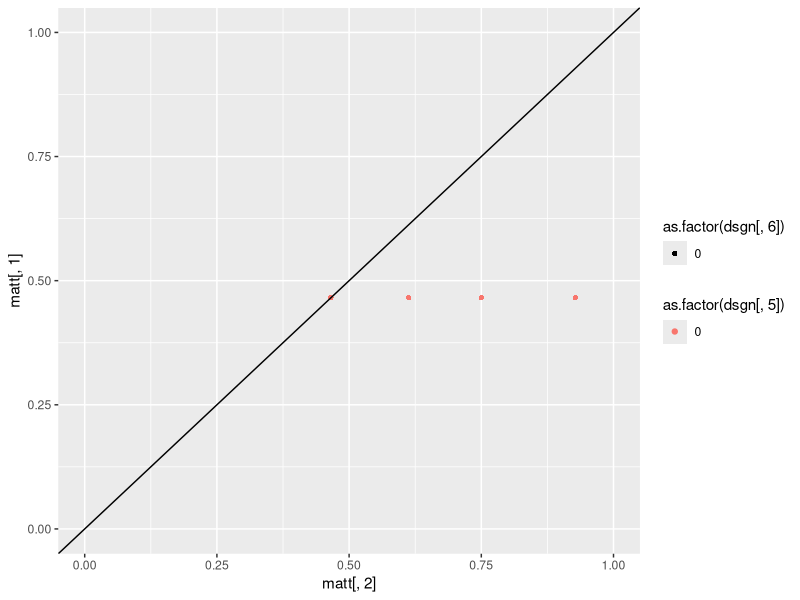
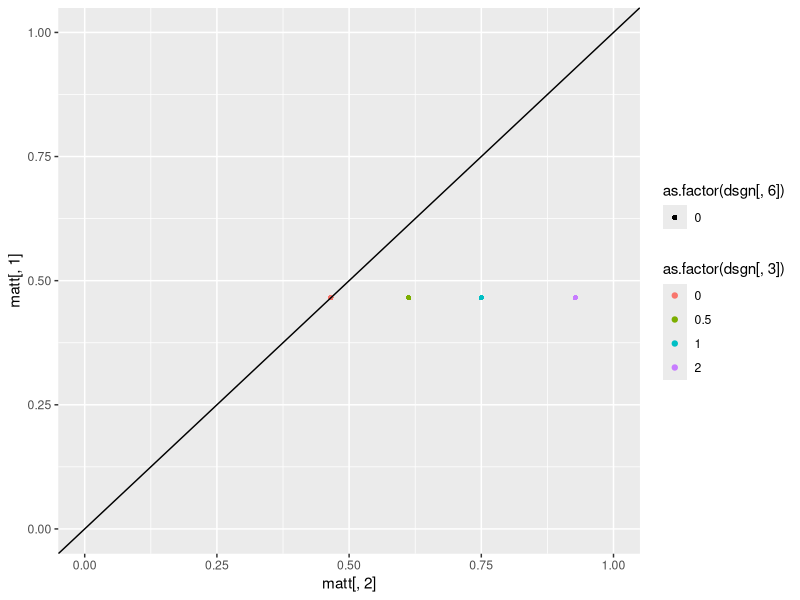

The R source for these figures, in order: (Note: this script raises an error after producing the figures.)
####
# This code sets determines how different parameter settings influence diff= P(y2=1|X1=X2=1)-P(y2=1|X1=X2=0)
#
#
######################################################################## Design of experiment
lvls <- list(NA)

fixlev<-c(0,0.5)  # levels for not interesting parameters
#seqlev<-round(seq(0,4,0.3333),3)  # levels for  interesting parameters
seqlev<-c(0,1,2,3,4) # levels for  interesting parameters

lvls[[1]] <- 0

lvls[[2]] <- c(0,1,4,10)

lvls[[3]] <- c(0,0.5,1,2)

lvls[[4]] <- 0 

lvls[[5]] <- 0

lvls[[6]] <-0

lvls[[7]] <- 0

lvls[[8]] <- c(0)

lvls[[9]] <- c(0)

lvls[[10]] <- c(0)

lvls[[11]] <- c(0.5,1,5)

interceptc<-(0)  # intercept for C1 and C2
intercepty<-(-1)   # intercept for Y1 and Y2
intercepth<-(-1)  #intercept for H
interceptz<-0.5
interceptx<-0.5

### factorial design
dsgn <- as.matrix(expand.grid(lvls[[1]], lvls[[2]], lvls[[3]], lvls[[4]], lvls[[5]], lvls[[6]], lvls[[7]], lvls[[8]], lvls[[9]], lvls[[10]], lvls[[11]]))
dim(dsgn)

######################################################################## CALCULATE TRUE VALUES OF diff
				matt <- matrix(0, dim(dsgn)[1], 2)

for (i in c(1:dim(dsgn)[1])) {
truetheta11 <- 0
kk <- 1
individual <- matrix(0, 8, 8)

 myH<-0
 myZ<-0
 myX1<-1
 myX2<-1
    for (c2i in 0:1) {
        for (y1i in 0:1) {
            for (c1i in 0:1) {
                individual[kk, 1:3] <- c(y1i, c1i, c2i)
 
                # P(C1=1 or =0)
                pc1<-1/(1+exp(-(interceptc )))
                aa <- (as.numeric(c1i == 1) * (pc1) + as.numeric(c1i == 0) * (1-pc1))

                # P(Y1=1 or =0|C1,X1)
                py1<-1/(1+exp(-(intercepty + dsgn[i, 5]*c1i + dsgn[i, 3]*myX1 + dsgn[i, 8]*myH)))
                bb <- as.numeric(y1i == 1) * (py1) + as.numeric(y1i == 0) * (1 - py1)

                # P(C2=1 or =0|C1,X1)
                pc2<-(1/(1+exp(-(interceptc + dsgn[i, 4]*c1i + dsgn[i, 6]*myX1))))
                cc <- as.numeric(c2i == 1) * (pc2)  + as.numeric(c2i == 0)*(1-pc2)
                
                # P(Y2=1|C2,X2,Y1)
                dd <- (as.numeric(y1i == 1) * 1 + as.numeric(y1i == 0) * ( (1/(1+exp(-(intercepty+dsgn[i, 9]*myZ + dsgn[i, 5]*c2i + dsgn[i, 3]*myX2 + dsgn[i, 8]*myH)))) ))                

                individual[kk, 5:8] <- c(aa, bb, cc, dd)
		
                # Product
                individual[kk, 4] <- aa * bb * cc * dd
                truetheta11 <- truetheta11 + individual[kk, 4]   

                kk <- kk + 1
            }
        }
    }
    
    
    
    truetheta00<- 0
    kk <- 1
    individual <- matrix(0, 8, 8)
    myH<-0
    myZ<-0
    myX1<-0
    myX2<-0

    for (c2i in 0:1) {
        for (y1i in 0:1) {
            for (c1i in 0:1) {
                individual[kk, 1:3] <- c(y1i, c1i, c2i)
 
                # P(C1=1 or =0)
                pc1<-1/(1+exp(-(interceptc )))
                aa <- (as.numeric(c1i == 1) * (pc1) + as.numeric(c1i == 0) * (1-pc1))

                # P(Y1=1 or =0|C1,X1)
                py1<-1/(1+exp(-(intercepty + dsgn[i, 5]*c1i + dsgn[i, 3]*myX1 + dsgn[i, 8]*myH)))
                bb <- as.numeric(y1i == 1) * (py1) + as.numeric(y1i == 0) * (1 - py1)

                # P(C2=1 or =0|C1,X1)
                pc2<-(1/(1+exp(-(interceptc + dsgn[i, 4]*c1i + dsgn[i, 6]*myX1))))
                cc <- as.numeric(c2i == 1) * (pc2)  + as.numeric(c2i == 0)*(1-pc2)
                
                # P(Y2=1|C2,X2,Y1)
                dd <- (as.numeric(y1i == 1) * 1 + as.numeric(y1i == 0) * ( (1/(1+exp(-(intercepty+dsgn[i, 9]*myZ + dsgn[i, 5]*c2i + dsgn[i, 3]*myX2 + dsgn[i, 8]*myH)))) ))                

                individual[kk, 5:8] <- c(aa, bb, cc, dd)
            

                # Product
                individual[kk, 4] <- aa * bb * cc * dd
                truetheta00 <- truetheta00 + individual[kk, 4]
                
                kk <- kk + 1
            }
        }
    }
  
    matt[i, ] <- c(truetheta00, truetheta11)
    print(i/dim(dsgn)[1])
}
######################################################################## 

library(ggplot2)
# Marginal probabilities of y2:
colMeans(matt)

diff<-round(matt[,2]-matt[,1],5)
summary(diff)

plot1<-qplot(matt[,2],matt[,1],  color=as.factor(dsgn[,5]), shape=as.factor(dsgn[,6]), ylim=c(0,1), xlim=c(0,1))+geom_abline(slope=1,intercept=0)
plot2<-qplot(matt[,2],matt[,1],  color=as.factor(dsgn[,3]), shape=as.factor(dsgn[,6]), ylim=c(0,1), xlim=c(0,1))+geom_abline(slope=1,intercept=0)
grid.arrange(plot1, plot2, ncol=1)

# Plots of interest:

#Theta3 has noticiable effect
qplot(dsgn[,3]+(dsgn[,6])/20, diff,  color=as.factor(dsgn[,5]), shape=as.factor(dsgn[,4]))

# Theta5 and Theta6 also have effect
qplot(dsgn[,5]+(dsgn[,6])/20, diff,  color=as.factor(dsgn[,3]), shape=as.factor(dsgn[,4]))
qplot(dsgn[,6]+(dsgn[,5])/20, diff,  color=as.factor(dsgn[,3]), shape=as.factor(dsgn[,4]))

######################################################################
mod1<-glm(diff~dsgn[,c(1:7,11)] + .*.*.,data=data.frame(dsgn[,c(1:7,11)]), family="binomial")
summary(mod1)
summary(mod1)$coefficients[summary(mod1)$coefficients[,4]<0.99,]


######################################################################## 






######################################################################## 
ppp <- 1
est <- matrix(0, dim(dsgn)[1], 2)
kkk <- 1
result <- matrix(0, dim(dsgn)[1], 2)
numsim <- 50  ### number of datasets generated under each scenario
Bayesresult <- matrix(0, dim(dsgn)[1] * numsim, 9)
n <- 200  ### size of each dataset
set.seed(13)  ### for reproducibility
seedlist <- sample(1:250000, size = numsim)
savecor<-matrix(0,numsim*dim(dsgn)[1],5)

######################################################################## 
simdatasum<-matrix(0,dim(dsgn)[1],8)
colnames(simdatasum)<-c( "H",     "Z",    "C1",    "X1",    "C2",    "Y1",    "X2",    "Y2") 


for (i in c(1:dim(dsgn)[1])) {
    ### loop over datasets
    for (j in 1:numsim) {
        print(c(i, j))
        
#        set.seed(seedlist[j])

        H <- rbinom(n, size = 1, prob = (1/(1+exp(-(intercepth)))) )
        Z<-rbinom(n, 1, (1/(1+exp(-(interceptz + dsgn[i, 10]*H)))) )
        C1 <- rbinom(n, size = 1, prob = (1/(1+exp(-(interceptc)))) )
        X1<- rbinom(n, 1, (1/(1+exp(-(interceptx + dsgn[i, 1]*C1 + dsgn[i, 2]*H)))) ) 
        C2 <-rbinom(n, 1, (1/(1+exp(-(interceptc + dsgn[i, 4]*C1 + dsgn[i, 6]*X1)))) )         
        Y1 <-rbinom(n, 1, (1/(1+exp(-(intercepty + dsgn[i, 5]*C1 + dsgn[i, 3]*X1 + dsgn[i, 8]*H)))) ) 
        X2 <-rbinom(n, 1, (1/(1+exp(-(interceptx + dsgn[i, 1]*C2  + dsgn[i, 2]*H + dsgn[i, 7]*Y1 + dsgn[i, 9]*Z + dsgn[i, 11]*X1)))) )
        Y2 <- rep(1, n)  
        Y2[Y1 == 0]<-rbinom(length(Y2[Y1 == 0]), 1, (1/(1+exp(-(intercepty + dsgn[i, 9]*Z + dsgn[i, 5]*C2 + dsgn[i, 3]*X2 + dsgn[i, 8]*H)))) )     
        simdata <- data.frame(H,Z,C1,X1,C2,Y1,X2,Y2)
simdatasum[i,]<-colMeans(simdata)
        print(colMeans(simdata))
print("correlation")
savecor[kkk,]<-c(i,j,dsgn[i, 2],dsgn[i, 3],cor(simdata$Y2,simdata$H))
######################################################################## 
# ## BAYESIAN APPROACH WITHOUT Y1 (uniform priors):
        HprobB <- function(h, nm = 1) {
            ss <- sum(simdata$H)
            nn <- length(simdata$H)
            pp <- (rbeta(nm, (ss + 1), (nn - ss + 1)))
            if (h == 0) {
                return(1 - as.numeric(pp))
            }
            if (h == 1) {
                return(as.numeric(pp))
            }
        }
        
        
        C1probB <- function(h, c1, nm = 1) {
            ss <- sum(simdata$C1[simdata$H == h])
            nn <- length(simdata$C1[simdata$H == h])
            pp <- (rbeta(nm, (ss + 1), (nn - ss + 1)))
            if (c1 == 0) {
                return(1 - as.numeric(pp))
            }
            if (c1 == 1) {
                return(as.numeric(pp))
            }
        }
        
        C2probB <- function(h, c2, c1, x1, nm = 1) {
            ss <- sum(simdata$C2[simdata$H == h & simdata$C1 == c1 & simdata$X1 == x1])
            nn <- length(simdata$C2[simdata$H == h & simdata$C1 == c1 & simdata$X1 == x1])
            pp <- (rbeta(nm, (ss + 1), (nn - ss + 1)))
            if (c2 == 0) {
                return(1 - as.numeric(pp))
            }
            if (c2 == 1) {
                return(as.numeric(pp))
            }
        }
        
        Y2probB <- function(h, y2, c1, c2, x1, x2, nm = 1) {
            ss <- sum(simdata$Y2[simdata$H == h & simdata$C2 == c2 & simdata$X2 == x2 & simdata$C1 == c1 & simdata$X1 == x1])
            nn <- length(simdata$Y2[simdata$H == h & simdata$C2 == c2 & simdata$X2 == x2 & simdata$C1 == c1 & 
                simdata$X1 == x1])
            pp <- (rbeta(nm, (ss + 1), (nn - ss + 1)))
            if (y2 == 0) {
                return(1 - as.numeric(pp))
            }
            if (y2 == 1) {
                return(as.numeric(pp))
            }
        }
        
        
        nB <- 500
        sumtheta11B <- 0
        sumtheta00B <- 0
        for (c2i in 0:1) {
            for (c1i in 0:1) {
                for (hi in 0:1) {
                  
                  sumtheta11B <- sumtheta11B + HprobB(h = hi, nB) * C1probB(h = hi, c1 = c1i, nm = nB) * 
                  C2probB(h = hi,   c2 = c2i, c1 = c1i, x1 = 1, nm = nB) * 
                  Y2probB(h = hi, y2 = 1, c1 = c1i, c2 = c2i, x1 = 1,  x2 = 1, nm = nB)
                  
                  sumtheta00B <- sumtheta00B + HprobB(h = hi, nB) * C1probB(h = hi, c1 = c1i, nm = nB) * C2probB(h = hi, 
                    c2 = c2i, c1 = c1i, x1 = 0, nm = nB) * Y2probB(h = hi, y2 = 1, c1 = c1i, c2 = c2i, x1 = 0, 
                    x2 = 0, nm = nB)
                  
                }
            }
        }
        
        sumtheta00Bvec <- sumtheta00B
        sumtheta11Bvec <- sumtheta11B


########################

# ################################################################
# ## BAYESIAN APPROACH WITH Y1 (uniform priors):

C1probB<-function(c1,nm=1){
ss<-sum(simdata$C1)
nn<-length(simdata$C1)
pp<-(rbeta(nm,(ss+1),(nn-ss+1)))
if(c1==0){return(1-as.numeric(pp))}
if(c1==1){return(as.numeric(pp))}}

Y1probB<-function(y1,c1,x1,nm=1){
ss<-sum(simdata$Y1[simdata$X1==x1 & simdata$C1==c1])
nn<-length(simdata$Y1[simdata$X1==x1 & simdata$C1==c1])
pp<-(rbeta(nm,(ss+1),(nn-ss+1)))
if(y1==0){return(1-as.numeric(pp))}
if(y1==1){return(as.numeric(pp))}}

C2probB<-function(c2,c1,x1,nm=1){
ss<-sum(simdata$C2[simdata$C1==c1 & simdata$X1==x1])
nn<-length(simdata$C2[simdata$C1==c1 & simdata$X1==x1])
pp<-(rbeta(nm,(ss+1),(nn-ss+1)))
if(c2==0){return(1-as.numeric(pp))}
if(c2==1){return(as.numeric(pp))}}

Y2probB<-function(y2,c2,x2,y1,nm=1){
ss<-sum(simdata$Y2[simdata$C2==c2 & simdata$X2==x2 & simdata$Y1==y1])
nn<-length(simdata$Y2[simdata$C2==c2 & simdata$X2==x2 & simdata$Y1==y1])
pp<-(rbeta(nm,(ss+1),(nn-ss+1)))
if(y2==0){return(1-as.numeric(pp))}
if(y2==1){return(as.numeric(pp))}}

nB<-200
# Integrate over the values of C1 and C2: Prob(Y2=1 | X1=1 and X2=1)
sumtheta11B<-0
sumtheta00B<-0
for(c2i in 0:1){
for(y1i in 0:1){
for(c1i in 0:1){
sumtheta11B<-sumtheta11B+C1probB(c1=c1i,nm=nB)*Y1probB(y1=y1i,c1=c1i,x1=1,nm=nB)*C2probB(c2=c2i,c1=c1i,x1=1,nm=nB)*Y2probB(y2=1,c2=c2i,x2=1,y1=y1i,nm=nB)
sumtheta00B<-sumtheta00B +C1probB(c1=c1i,nm=nB)*Y1probB(y1=y1i,c1=c1i,x1=0,nm=nB)*C2probB(c2=c2i,c1=c1i,x1=0,nm=nB)*Y2probB(y2=1,c2=c2i,x2=0,y1=y1i,nm=nB)
}}}

sumtheta00BvecY1<-sumtheta00B
sumtheta11BvecY1<-sumtheta11B





#one-sided p-values:
        Bpval <- 1 - mean((sumtheta11Bvec - sumtheta00Bvec) > 0)
        BpvalY1<-1-mean((sumtheta11BvecY1-sumtheta00BvecY1)>0)
        Hpval <- (1-pnorm((summary(glm(Y2 ~ H, data = simdata, family = "binomial"))$coefficients[2, 3])))
        print(Bpval)
        print(Hpval)
        Bayesresult[kkk, ] <- c(i, j, c(1, 1), mean(sumtheta00Bvec), mean(sumtheta11Bvec), Bpval, Hpval, BpvalY1)
        kkk <- kkk + 1
    }
}

######################################################################## 


alpha<-0.1
AA <- Bayesresult
Bayesresult <- AA


power <- matrix(0, dim(dsgn)[1], 4)
for (i in (dim(dsgn)[1]:1)) {
    power[i, ] <- c(i, mean(Bayesresult[Bayesresult[, 1] == i, ][, 7] <= alpha), mean(Bayesresult[Bayesresult[, 
        1] == i, ][, 8] <= alpha), mean(Bayesresult[Bayesresult[,1] == i, ][, 9] <= alpha))
}




require(gridExtra)
plot1 <- qplot(diff,    power[, 4], col = as.factor(dsgn[, 3]), shape=as.factor(dsgn[, 11]), ylim=c(0,1))+geom_abline(slope=0,intercept=alpha)+  geom_jitter(width = 0.05, height = 0)+ggtitle("Power: g-comp|H with Y1")
plot2 <- qplot(diff,    power[, 3], col = as.factor(dsgn[, 2]), shape=as.factor(dsgn[, 11]), ylim=c(0,1))+geom_abline(slope=0,intercept=alpha)+  geom_jitter(width = 0.05, height = 0)+ggtitle("Power: Instrumental Variable")
grid.arrange(plot1, plot2, ncol=1) 

nullpower<-power[diff==0,]

qplot(savecor[,3],savecor[,5],col=as.factor(savecor[,4]), shape=as.factor(rep(dsgn[, 11],numsim)))+  geom_jitter(width = 1, height = 0.01)+ggtitle("Correlation: H and Y2")


#require(gridExtra)
#plot1 <- qplot((dsgn[, 5][diff==0]),    nullpower[, 2], col = as.factor(dsgn[, 4][diff==0]), shape=as.factor(dsgn[, 6][diff==0]), ylim=c(0,1))+geom_abline(slope=0,intercept=alpha)+  geom_jitter(width = 0.2, height = 0)
#plot2 <- qplot((dsgn[, 5][diff==0]),    nullpower[, 3], col = as.factor(dsgn[, 4][diff==0]), shape=as.factor(dsgn[, 6][diff==0]), ylim=c(0,1))+geom_abline(slope=0,intercept=alpha)+  geom_jitter(width = 0.2, height = 0)
#grid.arrange(plot1, plot2, ncol=1)
